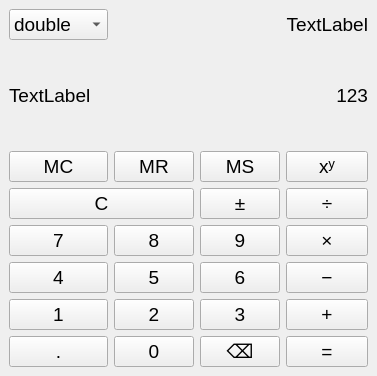
<?xml version="1.0" encoding="UTF-8"?>
<ui version="4.0">
 <class>MainWindow</class>
 <widget class="QMainWindow" name="MainWindow">
  <property name="geometry">
   <rect>
    <x>0</x>
    <y>0</y>
    <width>339</width>
    <height>376</height>
   </rect>
  </property>
  <property name="sizePolicy">
   <sizepolicy hsizetype="Preferred" vsizetype="Preferred">
    <horstretch>0</horstretch>
    <verstretch>0</verstretch>
   </sizepolicy>
  </property>
  <property name="font">
   <font>
    <pointsize>14</pointsize>
   </font>
  </property>
  <property name="contextMenuPolicy">
   <enum>Qt::ContextMenuPolicy::ActionsContextMenu</enum>
  </property>
  <property name="windowTitle">
   <string>Калькулятор</string>
  </property>
  <widget class="QWidget" name="centralwidget">
   <layout class="QGridLayout" name="gridLayout">
    <item row="3" column="3">
     <widget class="QPushButton" name="pushButton_div">
      <property name="text">
       <string>÷</string>
      </property>
     </widget>
    </item>
    <item row="5" column="0">
     <widget class="QPushButton" name="pushButton_four">
      <property name="text">
       <string>4</string>
      </property>
     </widget>
    </item>
    <item row="4" column="0">
     <widget class="QPushButton" name="pushButton_seven">
      <property name="text">
       <string>7</string>
      </property>
     </widget>
    </item>
    <item row="4" column="2">
     <widget class="QPushButton" name="pushButton_nine">
      <property name="text">
       <string>9</string>
      </property>
     </widget>
    </item>
    <item row="4" column="3">
     <widget class="QPushButton" name="pushButton_mult">
      <property name="text">
       <string>×</string>
      </property>
     </widget>
    </item>
    <item row="7" column="3">
     <widget class="QPushButton" name="pushButton_result">
      <property name="text">
       <string>=</string>
      </property>
     </widget>
    </item>
    <item row="6" column="1">
     <widget class="QPushButton" name="pushButton_two">
      <property name="text">
       <string>2</string>
      </property>
     </widget>
    </item>
    <item row="5" column="1">
     <widget class="QPushButton" name="pushButton_five">
      <property name="text">
       <string>5</string>
      </property>
     </widget>
    </item>
    <item row="5" column="3">
     <widget class="QPushButton" name="pushButton_sub">
      <property name="text">
       <string>−</string>
      </property>
     </widget>
    </item>
    <item row="2" column="0">
     <widget class="QPushButton" name="pushButton_MemClean">
      <property name="text">
       <string>MC</string>
      </property>
     </widget>
    </item>
    <item row="7" column="1">
     <widget class="QPushButton" name="pushButton_zero">
      <property name="text">
       <string>0</string>
      </property>
     </widget>
    </item>
    <item row="6" column="0">
     <widget class="QPushButton" name="pushButton_one">
      <property name="text">
       <string>1</string>
      </property>
     </widget>
    </item>
    <item row="3" column="0" colspan="2">
     <widget class="QPushButton" name="pushButton_clean">
      <property name="text">
       <string>C</string>
      </property>
     </widget>
    </item>
    <item row="6" column="3">
     <widget class="QPushButton" name="pushButton_add">
      <property name="text">
       <string>+</string>
      </property>
     </widget>
    </item>
    <item row="1" column="0" colspan="4">
     <layout class="QHBoxLayout" name="horizontalLayout">
      <item>
       <widget class="QLabel" name="l_memory">
        <property name="text">
         <string>TextLabel</string>
        </property>
       </widget>
      </item>
      <item>
       <widget class="QLabel" name="l_result">
        <property name="text">
         <string>123</string>
        </property>
        <property name="alignment">
         <set>Qt::AlignmentFlag::AlignRight|Qt::AlignmentFlag::AlignTrailing|Qt::AlignmentFlag::AlignVCenter</set>
        </property>
       </widget>
      </item>
     </layout>
    </item>
    <item row="2" column="3">
     <widget class="QPushButton" name="pushButton_power">
      <property name="text">
       <string>xʸ</string>
      </property>
     </widget>
    </item>
    <item row="3" column="2">
     <widget class="QPushButton" name="pushButton_negative">
      <property name="text">
       <string>±</string>
      </property>
     </widget>
    </item>
    <item row="6" column="2">
     <widget class="QPushButton" name="pushButton_three">
      <property name="text">
       <string>3</string>
      </property>
     </widget>
    </item>
    <item row="0" column="3">
     <widget class="QLabel" name="l_formula">
      <property name="text">
       <string>TextLabel</string>
      </property>
      <property name="alignment">
       <set>Qt::AlignmentFlag::AlignRight|Qt::AlignmentFlag::AlignTrailing|Qt::AlignmentFlag::AlignVCenter</set>
      </property>
     </widget>
    </item>
    <item row="7" column="0">
     <widget class="QPushButton" name="pushButton_dot">
      <property name="text">
       <string>.</string>
      </property>
     </widget>
    </item>
    <item row="2" column="1">
     <widget class="QPushButton" name="pushButton_MemRead">
      <property name="text">
       <string>MR</string>
      </property>
     </widget>
    </item>
    <item row="2" column="2">
     <widget class="QPushButton" name="pushButton_MemSave">
      <property name="text">
       <string>MS</string>
      </property>
     </widget>
    </item>
    <item row="4" column="1">
     <widget class="QPushButton" name="pushButton_eight">
      <property name="text">
       <string>8</string>
      </property>
     </widget>
    </item>
    <item row="5" column="2">
     <widget class="QPushButton" name="pushButton_six">
      <property name="text">
       <string>6</string>
      </property>
     </widget>
    </item>
    <item row="7" column="2">
     <widget class="QPushButton" name="pushButton_delete">
      <property name="text">
       <string>⌫</string>
      </property>
     </widget>
    </item>
    <item row="0" column="0">
     <widget class="QComboBox" name="cmb_controller">
      <item>
       <property name="text">
        <string>double</string>
       </property>
      </item>
      <item>
       <property name="text">
        <string>float</string>
       </property>
      </item>
      <item>
       <property name="text">
        <string>uint8_t</string>
       </property>
      </item>
      <item>
       <property name="text">
        <string>int</string>
       </property>
      </item>
      <item>
       <property name="text">
        <string>int64_t</string>
       </property>
      </item>
      <item>
       <property name="text">
        <string>size_t</string>
       </property>
      </item>
      <item>
       <property name="text">
        <string>Rational</string>
       </property>
      </item>
     </widget>
    </item>
   </layout>
  </widget>
 </widget>
 <resources/>
 <connections/>
</ui>
